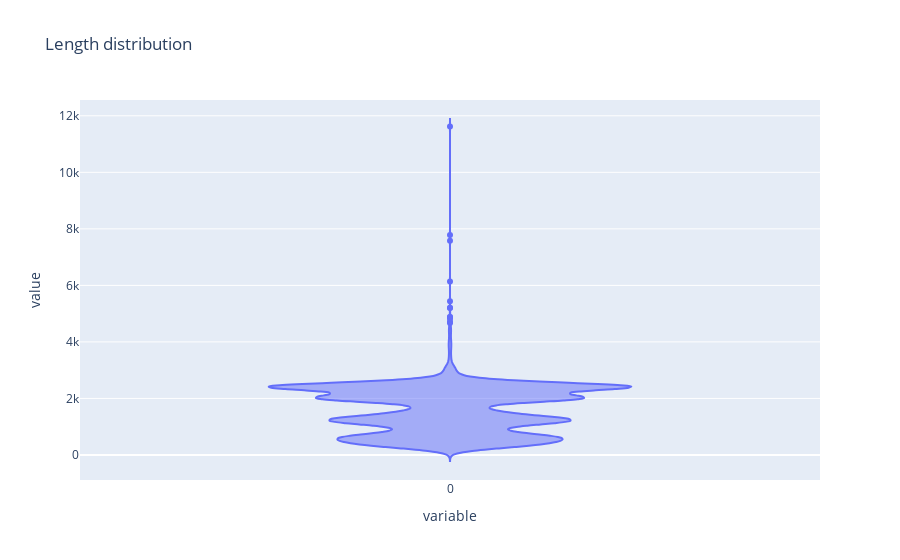

Write notebook code for a chart like this one.
### Code cell
px.violin([len(gene) for gene in genes], title="Length distribution")

### Figure 1 — Plotly figure (JSON) as saved in the notebook; plotly's stock layout.template omitted (floating-point values rounded to 4 significant figures; data arrays with more than 128 entries replaced by an {"elided": "..."} marker saying what was removed)
{"data": [{"alignmentgroup": "True", "box": {"visible": false}, "hovertemplate": "variable=%{x}<br>value=%{y}<extra></extra>", "legendgroup": "", "marker": {"color": "#636efa"}, "name": "", "offsetgroup": "", "orientation": "v", "scalegroup": "True", "showlegend": false, "type": "violin", "x": {"elided": "9969 str values"}, "x0": " ", "xaxis": "x", "y": {"elided": "9969 int values"}, "y0": " ", "yaxis": "y"}], "layout": {"legend": {"tracegroupgap": 0}, "title": {"text": "Length distribution"}, "violinmode": "group", "xaxis": {"anchor": "y", "domain": [0, 1], "title": {"text": "variable"}}, "yaxis": {"anchor": "x", "domain": [0, 1], "title": {"text": "value"}}}}
